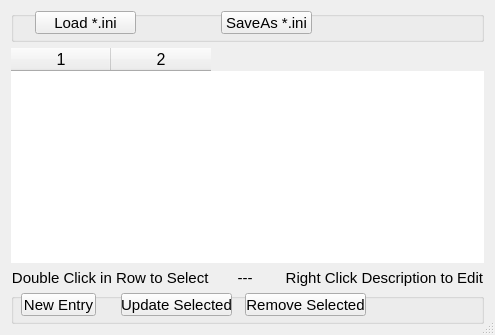
<?xml version="1.0" encoding="UTF-8"?>
<ui version="4.0">
 <class>MemDialog</class>
 <widget class="QDialog" name="MemDialog">
  <property name="geometry">
   <rect>
    <x>0</x>
    <y>0</y>
    <width>481</width>
    <height>335</height>
   </rect>
  </property>
  <property name="windowTitle">
   <string>Memory Channels</string>
  </property>
  <property name="sizeGripEnabled">
   <bool>true</bool>
  </property>
  <property name="modal">
   <bool>false</bool>
  </property>
  <layout class="QVBoxLayout" name="verticalLayout">
   <item>
    <widget class="QGroupBox" name="groupBox_2">
     <property name="enabled">
      <bool>true</bool>
     </property>
     <property name="minimumSize">
      <size>
       <width>0</width>
       <height>25</height>
      </size>
     </property>
     <property name="contextMenuPolicy">
      <enum>Qt::PreventContextMenu</enum>
     </property>
     <property name="title">
      <string/>
     </property>
     <widget class="QPushButton" name="pushButtonLoad">
      <property name="geometry">
       <rect>
        <x>24</x>
        <y>0</y>
        <width>101</width>
        <height>23</height>
       </rect>
      </property>
      <property name="font">
       <font>
        <pointsize>11</pointsize>
       </font>
      </property>
      <property name="focusPolicy">
       <enum>Qt::NoFocus</enum>
      </property>
      <property name="text">
       <string>Load *.ini</string>
      </property>
     </widget>
     <widget class="QPushButton" name="pushButtonSave">
      <property name="geometry">
       <rect>
        <x>210</x>
        <y>0</y>
        <width>91</width>
        <height>23</height>
       </rect>
      </property>
      <property name="font">
       <font>
        <pointsize>11</pointsize>
       </font>
      </property>
      <property name="focusPolicy">
       <enum>Qt::NoFocus</enum>
      </property>
      <property name="text">
       <string>SaveAs *.ini</string>
      </property>
     </widget>
    </widget>
   </item>
   <item>
    <widget class="QTableWidget" name="tableWidgetMem">
     <property name="font">
      <font>
       <pointsize>12</pointsize>
      </font>
     </property>
     <property name="frameShape">
      <enum>QFrame::NoFrame</enum>
     </property>
     <property name="frameShadow">
      <enum>QFrame::Plain</enum>
     </property>
     <property name="columnCount">
      <number>2</number>
     </property>
     <column/>
     <column/>
    </widget>
   </item>
   <item>
    <widget class="QLabel" name="label_1">
     <property name="font">
      <font>
       <pointsize>11</pointsize>
      </font>
     </property>
     <property name="text">
      <string>Double Click in Row to Select       ---        Right Click Description to Edit</string>
     </property>
     <property name="alignment">
      <set>Qt::AlignCenter</set>
     </property>
    </widget>
   </item>
   <item>
    <widget class="QGroupBox" name="groupBox">
     <property name="minimumSize">
      <size>
       <width>0</width>
       <height>30</height>
      </size>
     </property>
     <property name="title">
      <string/>
     </property>
     <widget class="QPushButton" name="pushButtonNew">
      <property name="geometry">
       <rect>
        <x>10</x>
        <y>0</y>
        <width>75</width>
        <height>23</height>
       </rect>
      </property>
      <property name="font">
       <font>
        <pointsize>11</pointsize>
       </font>
      </property>
      <property name="focusPolicy">
       <enum>Qt::NoFocus</enum>
      </property>
      <property name="text">
       <string>New Entry</string>
      </property>
     </widget>
     <widget class="QPushButton" name="pushButtonDelete">
      <property name="geometry">
       <rect>
        <x>234</x>
        <y>0</y>
        <width>121</width>
        <height>23</height>
       </rect>
      </property>
      <property name="font">
       <font>
        <pointsize>11</pointsize>
       </font>
      </property>
      <property name="focusPolicy">
       <enum>Qt::NoFocus</enum>
      </property>
      <property name="text">
       <string>Remove Selected</string>
      </property>
     </widget>
     <widget class="QPushButton" name="pushButtonUpdate">
      <property name="geometry">
       <rect>
        <x>110</x>
        <y>0</y>
        <width>111</width>
        <height>23</height>
       </rect>
      </property>
      <property name="font">
       <font>
        <pointsize>11</pointsize>
       </font>
      </property>
      <property name="focusPolicy">
       <enum>Qt::NoFocus</enum>
      </property>
      <property name="text">
       <string>Update Selected</string>
      </property>
     </widget>
    </widget>
   </item>
  </layout>
  <zorder>tableWidgetMem</zorder>
  <zorder>groupBox</zorder>
  <zorder>label_1</zorder>
  <zorder>groupBox_2</zorder>
 </widget>
 <resources/>
 <connections>
  <connection>
   <sender>pushButtonNew</sender>
   <signal>clicked()</signal>
   <receiver>MemDialog</receiver>
   <slot>OnNewItem()</slot>
   <hints>
    <hint type="sourcelabel">
     <x>96</x>
     <y>316</y>
    </hint>
    <hint type="destinationlabel">
     <x>9</x>
     <y>299</y>
    </hint>
   </hints>
  </connection>
  <connection>
   <sender>tableWidgetMem</sender>
   <signal>itemDoubleClicked(QTableWidgetItem*)</signal>
   <receiver>MemDialog</receiver>
   <slot>OnItemDoubleClicked(QTableWidgetItem*)</slot>
   <hints>
    <hint type="sourcelabel">
     <x>361</x>
     <y>245</y>
    </hint>
    <hint type="destinationlabel">
     <x>385</x>
     <y>299</y>
    </hint>
   </hints>
  </connection>
  <connection>
   <sender>pushButtonUpdate</sender>
   <signal>clicked()</signal>
   <receiver>MemDialog</receiver>
   <slot>OnUpdateSelected()</slot>
   <hints>
    <hint type="sourcelabel">
     <x>204</x>
     <y>316</y>
    </hint>
    <hint type="destinationlabel">
     <x>6</x>
     <y>299</y>
    </hint>
   </hints>
  </connection>
  <connection>
   <sender>tableWidgetMem</sender>
   <signal>cellChanged(int,int)</signal>
   <receiver>MemDialog</receiver>
   <slot>OnCellChanged(int,int)</slot>
   <hints>
    <hint type="sourcelabel">
     <x>22</x>
     <y>230</y>
    </hint>
    <hint type="destinationlabel">
     <x>7</x>
     <y>235</y>
    </hint>
   </hints>
  </connection>
  <connection>
   <sender>pushButtonLoad</sender>
   <signal>clicked()</signal>
   <receiver>MemDialog</receiver>
   <slot>OnLoadFileSelect()</slot>
   <hints>
    <hint type="sourcelabel">
     <x>108</x>
     <y>15</y>
    </hint>
    <hint type="destinationlabel">
     <x>3</x>
     <y>46</y>
    </hint>
   </hints>
  </connection>
  <connection>
   <sender>pushButtonSave</sender>
   <signal>clicked()</signal>
   <receiver>MemDialog</receiver>
   <slot>OnSaveAsFileSelect()</slot>
   <hints>
    <hint type="sourcelabel">
     <x>272</x>
     <y>19</y>
    </hint>
    <hint type="destinationlabel">
     <x>384</x>
     <y>66</y>
    </hint>
   </hints>
  </connection>
  <connection>
   <sender>pushButtonDelete</sender>
   <signal>clicked()</signal>
   <receiver>MemDialog</receiver>
   <slot>OnRemoveSelected()</slot>
   <hints>
    <hint type="sourcelabel">
     <x>297</x>
     <y>309</y>
    </hint>
    <hint type="destinationlabel">
     <x>301</x>
     <y>331</y>
    </hint>
   </hints>
  </connection>
 </connections>
 <slots>
  <slot>OnNewItem()</slot>
  <slot>OnItemDoubleClicked(QTableWidgetItem*)</slot>
  <slot>OnUpdateSelected()</slot>
  <slot>OnRemoveSelected()</slot>
  <slot>OnLoadFileSelect()</slot>
  <slot>OnCellChanged(int,int)</slot>
  <slot>OnSaveAsFileSelect()</slot>
 </slots>
</ui>
